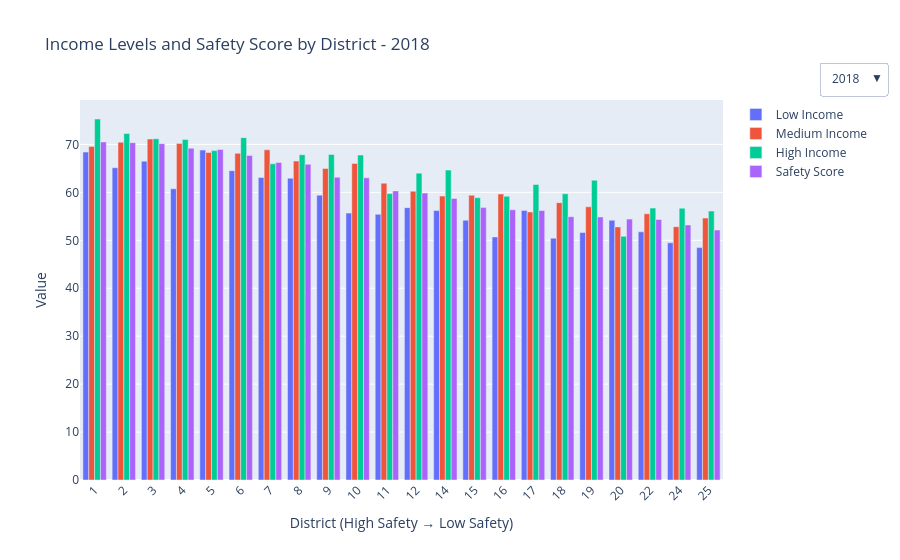

Source (notebook cell):
### Markdown cell above
## Visual 5

Visual 5 will be a map of the different police districts of Chicago, highlighting social and/or economically poor districts in combination with Crime rates in that specific district. This will give insight on the question: does poverty have a big influence on crime?

### Code cell
import pandas as pd
import plotly.graph_objects as go

# 📄 Load CSV files
crime_df = pd.read_csv('dataset/graph4.csv')             # crime data
trust_safety_df = pd.read_csv('dataset/sentfinal.csv')   # socioeconomic and safety data

# Clean and merge
crime_counts = crime_df['District'].value_counts().reset_index()
crime_counts.columns = ['District', 'Total_Crimes']
trust_safety_df = trust_safety_df.rename(columns={'DISTRICT': 'District'})

merged_df = pd.merge(trust_safety_df, crime_counts, on='District', how='inner')

# Extract list of unique years
years = sorted(merged_df['YEAR'].unique())

# Create a trace set for each year
fig = go.Figure()

for year in years:
    year_df = merged_df[merged_df['YEAR'] == year].sort_values(by='SAFETY', ascending=False).reset_index(drop=True)
    x_pos = list(range(len(year_df)))

    fig.add_trace(go.Bar(
        name='Low Income',
        x=x_pos,
        y=year_df['S_INCOME_LOW'],
        visible=(year == years[0]),
        hovertemplate='<b>%{text}</b><br>Low Income: %{y}',
        # text=year_df['District']
    ))

    fig.add_trace(go.Bar(
        name='Medium Income',
        x=x_pos,
        y=year_df['S_INCOME_MEDIUM'],
        visible=(year == years[0]),
        hovertemplate='<b>%{text}</b><br>Medium Income: %{y}',
        # text=year_df['District']
    ))

    fig.add_trace(go.Bar(
        name='High Income',
        x=x_pos,
        y=year_df['S_INCOME_HIGH'],
        visible=(year == years[0]),
        hovertemplate='<b>%{text}</b><br>High Income: %{y}',
        # text=year_df['District']
    ))

    fig.add_trace(go.Bar(
        name='Safety Score',
        x=x_pos,
        y=year_df['SAFETY'],
        visible=(year == years[0]),
        hovertemplate='<b>%{text}</b><br>Safety Score: %{y}',
        # text=year_df['District']
    ))

# Create dropdown buttons
buttons = []
for i, year in enumerate(years):
    visible = [False] * len(years) * 4
    for j in range(4):
        visible[i * 4 + j] = True
    buttons.append(dict(
        label=str(year),
        method='update',
        args=[{'visible': visible},
              {'title': f'Income Levels and Safety Score by District - {year}'}]
    ))

# Update layout
fig.update_layout(
    updatemenus=[{
        'buttons': buttons,
        'direction': 'down',
        'showactive': True,
        'x': 1.15,
        'xanchor': 'left',
        'y': 1.1,
        'yanchor': 'top'
    }],
    barmode='group',
    xaxis=dict(
        tickmode='array',
        tickvals=list(range(len(merged_df['District'].unique()))),
        ticktext=merged_df['District'].unique(),
        tickangle=-45,
        title='District (High Safety → Low Safety)'
    ),
    yaxis_title='Value',
    title=f'Income Levels and Safety Score by District - {years[0]}',
    hovermode='x unified'
)

fig.show()

### Figure 1 — Plotly figure (JSON) as saved in the notebook; plotly's stock layout.template omitted (floating-point values rounded to 4 significant figures)
{"data": [{"hovertemplate": "<b>%{text}</b><br>Low Income: %{y}", "name": "Low Income", "type": "bar", "visible": true, "x": [0, 1, 2, 3, 4, 5, 6, 7, 8, 9, 10, 11, 12, 13, 14, 15, 16, 17, 18, 19, 20, 21], "y": [68.4, 65.15, 66.5, 60.74, 68.82, 64.53, 63.09, 62.95, 59.42, 55.68, 55.42, 56.81, 56.21, 54.17, 50.7, 56.24, 50.44, 51.63, 54.18, 51.76, 49.47, 48.47]}, {"hovertemplate": "<b>%{text}</b><br>Medium Income: %{y}", "name": "Medium Income", "type": "bar", "visible": true, "x": [0, 1, 2, 3, 4, 5, 6, 7, 8, 9, 10, 11, 12, 13, 14, 15, 16, 17, 18, 19, 20, 21], "y": [69.56, 70.45, 71.13, 70.21, 68.32, 68.15, 68.87, 66.53, 64.99, 66.04, 61.9, 60.24, 59.22, 59.4, 59.65, 55.92, 57.85, 56.98, 52.8, 55.53, 52.85, 54.65]}, {"hovertemplate": "<b>%{text}</b><br>High Income: %{y}", "name": "High Income", "type": "bar", "visible": true, "x": [0, 1, 2, 3, 4, 5, 6, 7, 8, 9, 10, 11, 12, 13, 14, 15, 16, 17, 18, 19, 20, 21], "y": [75.3, 72.29, 71.18, 71.02, 68.71, 71.42, 65.96, 67.85, 67.9, 67.77, 59.74, 64.01, 64.64, 58.89, 59.18, 61.63, 59.7, 62.53, 50.83, 56.71, 56.7, 56.09]}, {"hovertemplate": "<b>%{text}</b><br>Safety Score: %{y}", "name": "Safety Score", "type": "bar", "visible": true, "x": [0, 1, 2, 3, 4, 5, 6, 7, 8, 9, 10, 11, 12, 13, 14, 15, 16, 17, 18, 19, 20, 21], "y": [70.53, 70.36, 70.16, 69.2, 68.94, 67.68, 66.22, 65.86, 63.17, 63.02, 60.31, 59.85, 58.72, 56.82, 56.37, 56.2, 54.92, 54.87, 54.42, 54.35, 53.2, 52.14]}, {"hovertemplate": "<b>%{text}</b><br>Low Income: %{y}", "name": "Low Income", "type": "bar", "visible": false, "x": [0, 1, 2, 3, 4, 5, 6, 7, 8, 9, 10, 11, 12, 13, 14, 15, 16, 17, 18, 19, 20, 21], "y": [73.32, 67.79, 63.26, 62.75, 69.81, 64.79, 63.47, 62.55, 55.76, 54.6, 57.41, 57.09, 54.83, 51.96, 49.29, 52.14, 45.32, 48.4, 49.65, 51.6, 45.73, 44.59]}, {"hovertemplate": "<b>%{text}</b><br>Medium Income: %{y}", "name": "Medium Income", "type": "bar", "visible": false, "x": [0, 1, 2, 3, 4, 5, 6, 7, 8, 9, 10, 11, 12, 13, 14, 15, 16, 17, 18, 19, 20, 21], "y": [67.2, 67.89, 70.43, 67.31, 65.63, 66.98, 65.61, 63.39, 64.24, 61.32, 59.61, 59.39, 58.23, 54.46, 54.26, 51.11, 54.46, 49.98, 49.7, 47.16, 52.09, 49.89]}, {"hovertemplate": "<b>%{text}</b><br>High Income: %{y}", "name": "High Income", "type": "bar", "visible": false, "x": [0, 1, 2, 3, 4, 5, 6, 7, 8, 9, 10, 11, 12, 13, 14, 15, 16, 17, 18, 19, 20, 21], "y": [75.61, 74.07, 69.82, 69.05, 65.37, 68.51, 65.3, 68.41, 69.69, 64.05, 63.51, 63.36, 60.25, 58.0, 60.26, 60.82, 59.65, 56.57, 56.07, 57.46, 61.56, 58.42]}, {"hovertemplate": "<b>%{text}</b><br>Safety Score: %{y}", "name": "Safety Score", "type": "bar", "visible": false, "x": [0, 1, 2, 3, 4, 5, 6, 7, 8, 9, 10, 11, 12, 13, 14, 15, 16, 17, 18, 19, 20, 21], "y": [70.27, 68.44, 68.08, 67.43, 66.53, 66.45, 65.2, 64.19, 62.46, 60.4, 59.48, 58.53, 57.35, 53.85, 52.26, 51.42, 51.08, 50.26, 50.12, 50.09, 49.35, 47.65]}, {"hovertemplate": "<b>%{text}</b><br>Low Income: %{y}", "name": "Low Income", "type": "bar", "visible": false, "x": [0, 1, 2, 3, 4, 5, 6, 7, 8, 9, 10, 11, 12, 13, 14, 15, 16, 17, 18, 19, 20, 21], "y": [65.35, 66.44, 57.12, 59.72, 61.73, 62.7, 64.83, 60.01, 63.21, 58.17, 59.39, 57.98, 53.14, 52.64, 51.9, 56.94, 52.32, 50.85, 47.06, 49.82, 44.38, 46.72]}, {"hovertemplate": "<b>%{text}</b><br>Medium Income: %{y}", "name": "Medium Income", "type": "bar", "visible": false, "x": [0, 1, 2, 3, 4, 5, 6, 7, 8, 9, 10, 11, 12, 13, 14, 15, 16, 17, 18, 19, 20, 21], "y": [68.92, 66.57, 67.75, 66.3, 60.51, 58.31, 58.08, 56.83, 59.5, 58.22, 56.61, 56.99, 55.65, 54.82, 53.46, 48.48, 52.67, 48.95, 51.58, 47.93, 50.06, 46.66]}, {"hovertemplate": "<b>%{text}</b><br>High Income: %{y}", "name": "High Income", "type": "bar", "visible": false, "x": [0, 1, 2, 3, 4, 5, 6, 7, 8, 9, 10, 11, 12, 13, 14, 15, 16, 17, 18, 19, 20, 21], "y": [69.17, 69.35, 62.55, 59.01, 62.7, 62.03, 62.71, 60.22, 57.53, 59.99, 57.8, 58.03, 56.77, 56.81, 62.8, 59.92, 59.35, 56.17, 54.29, 49.32, 61.9, 56.56]}, {"hovertemplate": "<b>%{text}</b><br>Safety Score: %{y}", "name": "Safety Score", "type": "bar", "visible": false, "x": [0, 1, 2, 3, 4, 5, 6, 7, 8, 9, 10, 11, 12, 13, 14, 15, 16, 17, 18, 19, 20, 21], "y": [66.93, 66.67, 63.99, 62.75, 61.27, 60.06, 59.06, 58.57, 58.43, 58.3, 57.46, 56.73, 54.76, 53.95, 53.15, 52.89, 52.55, 50.94, 48.64, 48.55, 47.55, 47.19]}, {"hovertemplate": "<b>%{text}</b><br>Low Income: %{y}", "name": "Low Income", "type": "bar", "visible": false, "x": [0, 1, 2, 3, 4, 5, 6, 7, 8, 9, 10, 11, 12, 13, 14, 15, 16, 17, 18, 19, 20, 21], "y": [64.73, 60.31, 63.12, 64.15, 66.79, 60.97, 57.93, 54.6, 57.62, 54.53, 52.3, 51.64, 52.4, 48.76, 48.54, 48.91, 45.47, 46.0, 45.62, 44.48, 45.75, 42.11]}, {"hovertemplate": "<b>%{text}</b><br>Medium Income: %{y}", "name": "Medium Income", "type": "bar", "visible": false, "x": [0, 1, 2, 3, 4, 5, 6, 7, 8, 9, 10, 11, 12, 13, 14, 15, 16, 17, 18, 19, 20, 21], "y": [65.06, 64.94, 63.8, 60.7, 60.83, 58.2, 55.41, 56.58, 52.68, 59.3, 54.37, 57.03, 51.46, 46.85, 53.61, 48.33, 48.9, 47.39, 48.86, 49.26, 44.54, 47.67]}, {"hovertemplate": "<b>%{text}</b><br>High Income: %{y}", "name": "High Income", "type": "bar", "visible": false, "x": [0, 1, 2, 3, 4, 5, 6, 7, 8, 9, 10, 11, 12, 13, 14, 15, 16, 17, 18, 19, 20, 21], "y": [67.52, 63.59, 60.79, 64.54, 61.7, 65.35, 58.58, 61.12, 52.64, 47.19, 53.9, 53.59, 50.28, 59.88, 45.73, 47.86, 52.3, 50.28, 46.03, 51.02, 50.12, 52.74]}, {"hovertemplate": "<b>%{text}</b><br>Safety Score: %{y}", "name": "Safety Score", "type": "bar", "visible": false, "x": [0, 1, 2, 3, 4, 5, 6, 7, 8, 9, 10, 11, 12, 13, 14, 15, 16, 17, 18, 19, 20, 21], "y": [64.94, 63.57, 62.7, 61.86, 61.55, 59.97, 56.22, 55.89, 52.98, 52.81, 52.7, 52.63, 51.7, 51.2, 50.13, 48.65, 47.51, 47.21, 46.21, 45.58, 45.42, 45.27]}, {"hovertemplate": "<b>%{text}</b><br>Low Income: %{y}", "name": "Low Income", "type": "bar", "visible": false, "x": [0, 1, 2, 3, 4, 5, 6, 7, 8, 9, 10, 11, 12, 13, 14, 15, 16, 17, 18, 19, 20, 21], "y": [62.05, 60.68, 65.16, 57.5, 55.56, 61.22, 59.18, 58.89, 51.96, 55.09, 55.65, 53.43, 54.16, 52.16, 54.59, 55.98, 54.0, 51.12, 54.63, 52.91, 50.37, 49.01]}, {"hovertemplate": "<b>%{text}</b><br>Medium Income: %{y}", "name": "Medium Income", "type": "bar", "visible": false, "x": [0, 1, 2, 3, 4, 5, 6, 7, 8, 9, 10, 11, 12, 13, 14, 15, 16, 17, 18, 19, 20, 21], "y": [64.87, 61.93, 64.21, 63.57, 62.46, 57.87, 59.0, 57.94, 60.34, 58.42, 58.61, 56.85, 57.81, 58.85, 56.28, 51.41, 53.71, 55.7, 51.73, 52.87, 52.93, 51.72]}, {"hovertemplate": "<b>%{text}</b><br>High Income: %{y}", "name": "High Income", "type": "bar", "visible": false, "x": [0, 1, 2, 3, 4, 5, 6, 7, 8, 9, 10, 11, 12, 13, 14, 15, 16, 17, 18, 19, 20, 21], "y": [66.33, 68.72, 59.7, 61.11, 64.63, 68.37, 65.1, 59.16, 59.72, 62.46, 63.05, 64.45, 64.91, 59.64, 54.05, 63.73, 61.13, 61.64, 63.61, 61.81, 62.75, 54.86]}, {"hovertemplate": "<b>%{text}</b><br>Safety Score: %{y}", "name": "Safety Score", "type": "bar", "visible": false, "x": [0, 1, 2, 3, 4, 5, 6, 7, 8, 9, 10, 11, 12, 13, 14, 15, 16, 17, 18, 19, 20, 21], "y": [64.55, 62.76, 62.08, 61.28, 61.1, 60.2, 60.11, 58.23, 58.07, 57.84, 57.79, 57.12, 56.8, 56.4, 55.56, 54.18, 54.09, 54.05, 53.99, 52.84, 51.74, 50.35]}, {"hovertemplate": "<b>%{text}</b><br>Low Income: %{y}", "name": "Low Income", "type": "bar", "visible": false, "x": [0, 1, 2, 3, 4, 5, 6, 7, 8, 9, 10, 11, 12, 13, 14, 15, 16, 17, 18, 19, 20, 21], "y": [59.31, 66.76, 64.34, 61.53, 60.69, 63.99, 59.88, 58.09, 59.65, 59.08, 57.99, 59.37, 55.65, 58.73, 55.34, 52.76, 49.99, 50.71, 55.17, 50.84, 49.99, 50.01]}, {"hovertemplate": "<b>%{text}</b><br>Medium Income: %{y}", "name": "Medium Income", "type": "bar", "visible": false, "x": [0, 1, 2, 3, 4, 5, 6, 7, 8, 9, 10, 11, 12, 13, 14, 15, 16, 17, 18, 19, 20, 21], "y": [67.02, 65.49, 64.36, 65.51, 63.99, 63.81, 61.71, 60.55, 61.4, 60.49, 61.83, 60.4, 59.21, 57.73, 59.58, 57.83, 56.44, 56.96, 51.14, 56.82, 54.31, 52.39]}, {"hovertemplate": "<b>%{text}</b><br>High Income: %{y}", "name": "High Income", "type": "bar", "visible": false, "x": [0, 1, 2, 3, 4, 5, 6, 7, 8, 9, 10, 11, 12, 13, 14, 15, 16, 17, 18, 19, 20, 21], "y": [74.83, 72.69, 63.82, 66.09, 68.68, 62.43, 67.91, 73.56, 61.51, 63.38, 66.98, 66.81, 68.31, 75.48, 75.91, 69.32, 66.82, 66.34, 63.66, 62.34, 65.09, 67.95]}, {"hovertemplate": "<b>%{text}</b><br>Safety Score: %{y}", "name": "Safety Score", "type": "bar", "visible": false, "x": [0, 1, 2, 3, 4, 5, 6, 7, 8, 9, 10, 11, 12, 13, 14, 15, 16, 17, 18, 19, 20, 21], "y": [68.66, 67.64, 64.56, 64.28, 63.81, 63.46, 62.68, 62.13, 60.89, 60.75, 60.5, 60.41, 59.4, 59.36, 59.01, 56.34, 54.8, 54.38, 54.37, 54.33, 52.81, 52.31]}], "layout": {"barmode": "group", "hovermode": "x unified", "title": {"text": "Income Levels and Safety Score by District - 2018"}, "updatemenus": [{"buttons": [{"args": [{"visible": [true, true, true, true, false, false, false, false, false, false, false, false, false, false, false, false, false, false, false, false, false, false, false, false]}, {"title": "Income Levels and Safety Score by District - 2018"}], "label": "2018", "method": "update"}, {"args": [{"visible": [false, false, false, false, true, true, true, true, false, false, false, false, false, false, false, false, false, false, false, false, false, false, false, false]}, {"title": "Income Levels and Safety Score by District - 2019"}], "label": "2019", "method": "update"}, {"args": [{"visible": [false, false, false, false, false, false, false, false, true, true, true, true, false, false, false, false, false, false, false, false, false, false, false, false]}, {"title": "Income Levels and Safety Score by District - 2020"}], "label": "2020", "method": "update"}, {"args": [{"visible": [false, false, false, false, false, false, false, false, false, false, false, false, true, true, true, true, false, false, false, false, false, false, false, false]}, {"title": "Income Levels and Safety Score by District - 2021"}], "label": "2021", "method": "update"}, {"args": [{"visible": [false, false, false, false, false, false, false, false, false, false, false, false, false, false, false, false, true, true, true, true, false, false, false, false]}, {"title": "Income Levels and Safety Score by District - 2022"}], "label": "2022", "method": "update"}, {"args": [{"visible": [false, false, false, false, false, false, false, false, false, false, false, false, false, false, false, false, false, false, false, false, true, true, true, true]}, {"title": "Income Levels and Safety Score by District - 2023"}], "label": "2023", "method": "update"}], "direction": "down", "showactive": true, "x": 1.15, "xanchor": "left", "y": 1.1, "yanchor": "top"}], "xaxis": {"tickangle": -45, "tickmode": "array", "ticktext": [1.0, 2.0, 3.0, 4.0, 5.0, 6.0, 7.0, 8.0, 9.0, 10.0, 11.0, 12.0, 14.0, 15.0, 16.0, 17.0, 18.0, 19.0, 20.0, 22.0, 24.0, 25.0], "tickvals": [0, 1, 2, 3, 4, 5, 6, 7, 8, 9, 10, 11, 12, 13, 14, 15, 16, 17, 18, 19, 20, 21], "title": {"text": "District (High Safety → Low Safety)"}}, "yaxis": {"title": {"text": "Value"}}}}
